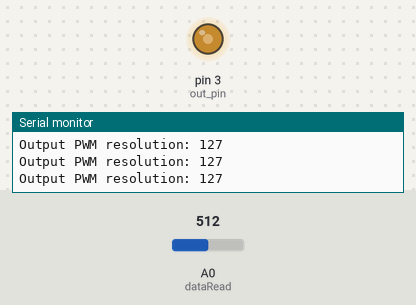
Simulated run of this sketch. Board: Arduino Uno, built with avr-gcc and run on an emulated ATmega328P. Shown: output pins drawn as LEDs (lit = HIGH), the last lines printed to the serial monitor. The inputs (shaded band) are chosen by the test bench; at power-on: A0 (dataRead) = 512.

Above: at 1.2 s.
1.3 s: A0 (dataRead) set to 716
At 1.6 s:
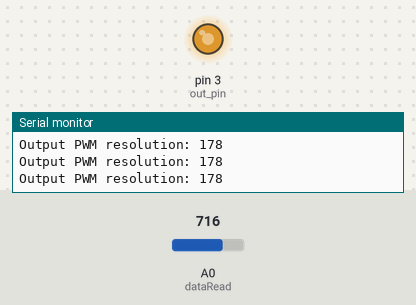
2.8 s: A0 (dataRead) set to 900
At 3.8 s:
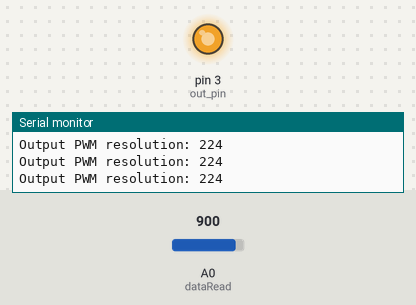
4.3 s: A0 (dataRead) set to 416
At 4.9 s:
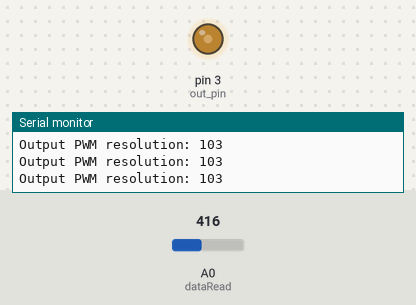
5.8 s: A0 (dataRead) set to 391
At 7.0 s:
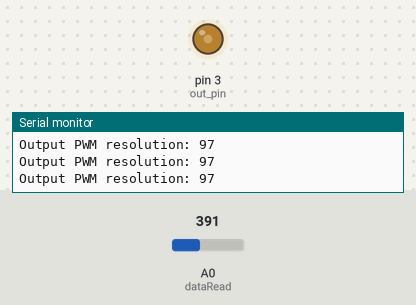
7.3 s: A0 (dataRead) set to 122
At 8.1 s:
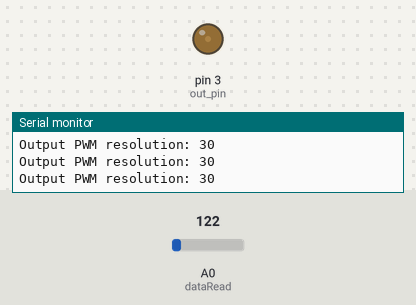
8.8 s: A0 (dataRead) set to 511
At 10.2 s:
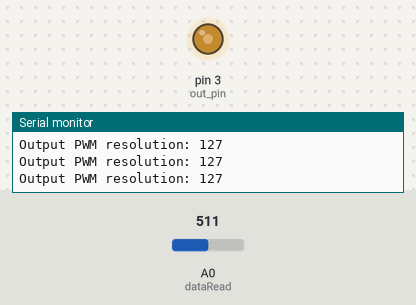
Timing chart, 0 to 11.3 s (numbered marks = the images above; inputs shaded):
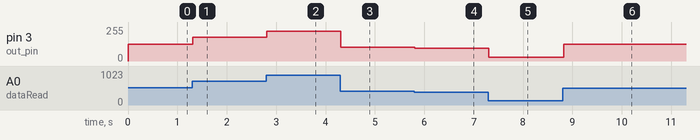

The sketch:

mirror_dimmer.ino
```cpp
/* Title : Mirror dimmer
 *  Description: This sketch allows to the user to dim the lights of a LED bulbs through a circuit made with a
 *  potentiometer and a MOSFET transistor module.
 *  Authors: Norberto Moreno Vélez, Andres Isaza
 *  Fecha: 10/02/2021
  */


int sensorData;
int dataRead = A0;
int percentLecture;
int out_pin = 3;

void setup() {
   Serial.begin(115200);
   pinMode(out_pin,OUTPUT);
}

/* Dimmer function: Read the analogue signal
and returns and mapped signal to perform the 8 bit PWM */

int getDimm() {
  sensorData= analogRead(dataRead);
  percentLecture = map(sensorData, 0, 1023, 0, 255);
  return percentLecture;
}

void loop() {
  Serial.print("Output PWM resolution: ");
  int data = getDimm();
  Serial.println(data); // Display the 8 bit resolution output
  analogWrite(out_pin, data);
  delay(30);
}
```

Measured:
- after the input at 1.3 s, pin 3 (out_pin): 127/255 → 178/255 at once
- after the input at 2.8 s, pin 3 (out_pin): 178/255 → 224/255 at once
- after the input at 4.3 s, pin 3 (out_pin): 224/255 → 103/255 at once
- after the input at 5.8 s, pin 3 (out_pin): 103/255 → 97/255 at once
- after the input at 7.3 s, pin 3 (out_pin): 97/255 → 30/255 at once
- after the input at 8.8 s, pin 3 (out_pin): 30/255 → 127/255 at once
